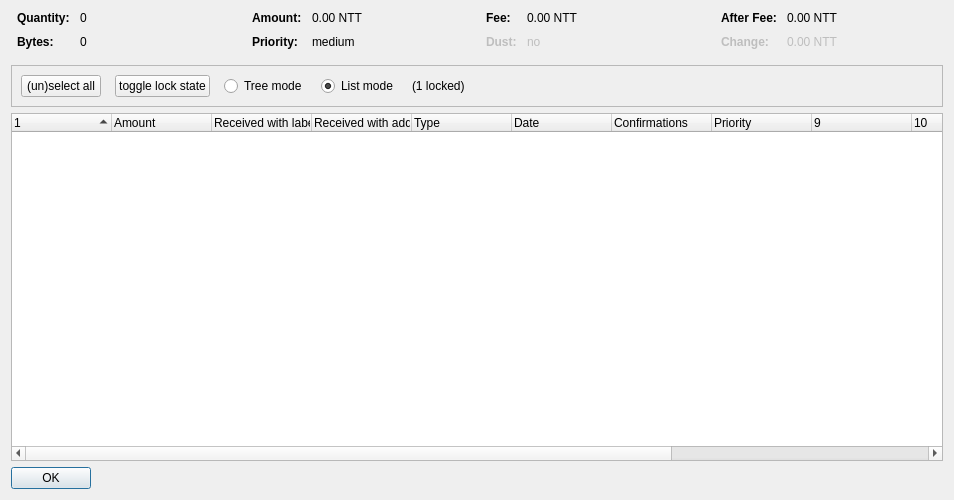
<?xml version="1.0" encoding="UTF-8"?>
<ui version="4.0">
 <class>CoinControlDialog</class>
 <widget class="QDialog" name="CoinControlDialog">
  <property name="geometry">
   <rect>
    <x>0</x>
    <y>0</y>
    <width>954</width>
    <height>500</height>
   </rect>
  </property>
  <property name="windowTitle">
   <string>Coin Selection</string>
  </property>
  <layout class="QVBoxLayout" name="verticalLayout">
   <item>
    <layout class="QHBoxLayout" name="horizontalLayoutTop" stretch="0,0,0,0">
     <property name="topMargin">
      <number>0</number>
     </property>
     <property name="bottomMargin">
      <number>10</number>
     </property>
     <item>
      <layout class="QFormLayout" name="formLayoutCoinControl1">
       <property name="horizontalSpacing">
        <number>10</number>
       </property>
       <property name="verticalSpacing">
        <number>10</number>
       </property>
       <property name="leftMargin">
        <number>6</number>
       </property>
       <property name="rightMargin">
        <number>6</number>
       </property>
       <item row="0" column="0">
        <widget class="QLabel" name="labelCoinControlQuantityText">
         <property name="font">
          <font>
           <weight>75</weight>
           <bold>true</bold>
          </font>
         </property>
         <property name="text">
          <string>Quantity:</string>
         </property>
        </widget>
       </item>
       <item row="0" column="1">
        <widget class="QLabel" name="labelCoinControlQuantity">
         <property name="cursor">
          <cursorShape>IBeamCursor</cursorShape>
         </property>
         <property name="contextMenuPolicy">
          <enum>Qt::ActionsContextMenu</enum>
         </property>
         <property name="text">
          <string notr="true">0</string>
         </property>
         <property name="textInteractionFlags">
          <set>Qt::LinksAccessibleByMouse|Qt::TextSelectableByKeyboard|Qt::TextSelectableByMouse</set>
         </property>
        </widget>
       </item>
       <item row="1" column="0">
        <widget class="QLabel" name="labelCoinControlBytesText">
         <property name="font">
          <font>
           <weight>75</weight>
           <bold>true</bold>
          </font>
         </property>
         <property name="text">
          <string>Bytes:</string>
         </property>
        </widget>
       </item>
       <item row="1" column="1">
        <widget class="QLabel" name="labelCoinControlBytes">
         <property name="cursor">
          <cursorShape>IBeamCursor</cursorShape>
         </property>
         <property name="contextMenuPolicy">
          <enum>Qt::ActionsContextMenu</enum>
         </property>
         <property name="text">
          <string notr="true">0</string>
         </property>
         <property name="textInteractionFlags">
          <set>Qt::LinksAccessibleByMouse|Qt::TextSelectableByKeyboard|Qt::TextSelectableByMouse</set>
         </property>
        </widget>
       </item>
      </layout>
     </item>
     <item>
      <layout class="QFormLayout" name="formLayoutCoinControl2">
       <property name="horizontalSpacing">
        <number>10</number>
       </property>
       <property name="verticalSpacing">
        <number>10</number>
       </property>
       <property name="leftMargin">
        <number>6</number>
       </property>
       <property name="rightMargin">
        <number>6</number>
       </property>
       <item row="0" column="0">
        <widget class="QLabel" name="labelCoinControlAmountText">
         <property name="font">
          <font>
           <weight>75</weight>
           <bold>true</bold>
          </font>
         </property>
         <property name="text">
          <string>Amount:</string>
         </property>
        </widget>
       </item>
       <item row="0" column="1">
        <widget class="QLabel" name="labelCoinControlAmount">
         <property name="cursor">
          <cursorShape>IBeamCursor</cursorShape>
         </property>
         <property name="contextMenuPolicy">
          <enum>Qt::ActionsContextMenu</enum>
         </property>
         <property name="text">
          <string notr="true">0.00 NTT</string>
         </property>
         <property name="textInteractionFlags">
          <set>Qt::LinksAccessibleByMouse|Qt::TextSelectableByKeyboard|Qt::TextSelectableByMouse</set>
         </property>
        </widget>
       </item>
       <item row="1" column="0">
        <widget class="QLabel" name="labelCoinControlPriorityText">
         <property name="font">
          <font>
           <weight>75</weight>
           <bold>true</bold>
          </font>
         </property>
         <property name="text">
          <string>Priority:</string>
         </property>
        </widget>
       </item>
       <item row="1" column="1">
        <widget class="QLabel" name="labelCoinControlPriority">
         <property name="cursor">
          <cursorShape>IBeamCursor</cursorShape>
         </property>
         <property name="contextMenuPolicy">
          <enum>Qt::ActionsContextMenu</enum>
         </property>
         <property name="text">
          <string>medium</string>
         </property>
         <property name="textInteractionFlags">
          <set>Qt::LinksAccessibleByMouse|Qt::TextSelectableByKeyboard|Qt::TextSelectableByMouse</set>
         </property>
        </widget>
       </item>
      </layout>
     </item>
     <item>
      <layout class="QFormLayout" name="formLayoutCoinControl3">
       <property name="horizontalSpacing">
        <number>10</number>
       </property>
       <property name="verticalSpacing">
        <number>10</number>
       </property>
       <property name="leftMargin">
        <number>6</number>
       </property>
       <property name="rightMargin">
        <number>6</number>
       </property>
       <item row="0" column="0">
        <widget class="QLabel" name="labelCoinControlFeeText">
         <property name="font">
          <font>
           <weight>75</weight>
           <bold>true</bold>
          </font>
         </property>
         <property name="text">
          <string>Fee:</string>
         </property>
        </widget>
       </item>
       <item row="0" column="1">
        <widget class="QLabel" name="labelCoinControlFee">
         <property name="cursor">
          <cursorShape>IBeamCursor</cursorShape>
         </property>
         <property name="contextMenuPolicy">
          <enum>Qt::ActionsContextMenu</enum>
         </property>
         <property name="text">
          <string notr="true">0.00 NTT</string>
         </property>
         <property name="textInteractionFlags">
          <set>Qt::LinksAccessibleByMouse|Qt::TextSelectableByKeyboard|Qt::TextSelectableByMouse</set>
         </property>
        </widget>
       </item>
       <item row="1" column="0">
        <widget class="QLabel" name="labelCoinControlLowOutputText">
         <property name="enabled">
          <bool>false</bool>
         </property>
         <property name="font">
          <font>
           <weight>75</weight>
           <bold>true</bold>
          </font>
         </property>
         <property name="text">
          <string>Dust:</string>
         </property>
        </widget>
       </item>
       <item row="1" column="1">
        <widget class="QLabel" name="labelCoinControlLowOutput">
         <property name="enabled">
          <bool>false</bool>
         </property>
         <property name="cursor">
          <cursorShape>IBeamCursor</cursorShape>
         </property>
         <property name="contextMenuPolicy">
          <enum>Qt::ActionsContextMenu</enum>
         </property>
         <property name="text">
          <string>no</string>
         </property>
         <property name="textInteractionFlags">
          <set>Qt::LinksAccessibleByMouse|Qt::TextSelectableByKeyboard|Qt::TextSelectableByMouse</set>
         </property>
        </widget>
       </item>
      </layout>
     </item>
     <item>
      <layout class="QFormLayout" name="formLayoutCoinControl4">
       <property name="horizontalSpacing">
        <number>10</number>
       </property>
       <property name="verticalSpacing">
        <number>10</number>
       </property>
       <property name="leftMargin">
        <number>6</number>
       </property>
       <property name="rightMargin">
        <number>6</number>
       </property>
       <item row="0" column="0">
        <widget class="QLabel" name="labelCoinControlAfterFeeText">
         <property name="font">
          <font>
           <weight>75</weight>
           <bold>true</bold>
          </font>
         </property>
         <property name="text">
          <string>After Fee:</string>
         </property>
        </widget>
       </item>
       <item row="0" column="1">
        <widget class="QLabel" name="labelCoinControlAfterFee">
         <property name="cursor">
          <cursorShape>IBeamCursor</cursorShape>
         </property>
         <property name="contextMenuPolicy">
          <enum>Qt::ActionsContextMenu</enum>
         </property>
         <property name="text">
          <string notr="true">0.00 NTT</string>
         </property>
         <property name="textInteractionFlags">
          <set>Qt::LinksAccessibleByMouse|Qt::TextSelectableByKeyboard|Qt::TextSelectableByMouse</set>
         </property>
        </widget>
       </item>
       <item row="1" column="0">
        <widget class="QLabel" name="labelCoinControlChangeText">
         <property name="enabled">
          <bool>false</bool>
         </property>
         <property name="font">
          <font>
           <weight>75</weight>
           <bold>true</bold>
          </font>
         </property>
         <property name="text">
          <string>Change:</string>
         </property>
        </widget>
       </item>
       <item row="1" column="1">
        <widget class="QLabel" name="labelCoinControlChange">
         <property name="enabled">
          <bool>false</bool>
         </property>
         <property name="cursor">
          <cursorShape>IBeamCursor</cursorShape>
         </property>
         <property name="contextMenuPolicy">
          <enum>Qt::ActionsContextMenu</enum>
         </property>
         <property name="text">
          <string notr="true">0.00 NTT</string>
         </property>
         <property name="textInteractionFlags">
          <set>Qt::LinksAccessibleByMouse|Qt::TextSelectableByKeyboard|Qt::TextSelectableByMouse</set>
         </property>
        </widget>
       </item>
      </layout>
     </item>
    </layout>
   </item>
   <item>
    <widget class="QFrame" name="frame">
     <property name="minimumSize">
      <size>
       <width>0</width>
       <height>40</height>
      </size>
     </property>
     <property name="frameShape">
      <enum>QFrame::StyledPanel</enum>
     </property>
     <property name="frameShadow">
      <enum>QFrame::Sunken</enum>
     </property>
     <layout class="QHBoxLayout" name="horizontalLayout">
      <item>
       <layout class="QHBoxLayout" name="horizontalLayoutPanel" stretch="0,0,0,0,0,0">
        <property name="spacing">
         <number>14</number>
        </property>
        <item>
         <widget class="QPushButton" name="pushButtonSelectAll">
          <property name="sizePolicy">
           <sizepolicy hsizetype="Maximum" vsizetype="Fixed">
            <horstretch>0</horstretch>
            <verstretch>0</verstretch>
           </sizepolicy>
          </property>
          <property name="text">
           <string>(un)select all</string>
          </property>
          <property name="autoDefault">
           <bool>false</bool>
          </property>
         </widget>
        </item>
        <item>
         <widget class="QPushButton" name="pushButtonToggleLock">
          <property name="sizePolicy">
           <sizepolicy hsizetype="Maximum" vsizetype="Fixed">
            <horstretch>0</horstretch>
            <verstretch>0</verstretch>
           </sizepolicy>
          </property>
          <property name="text">
           <string>toggle lock state</string>
          </property>
          <property name="autoDefault">
           <bool>false</bool>
          </property>
         </widget>
        </item>
        <item>
         <widget class="QRadioButton" name="radioTreeMode">
          <property name="sizePolicy">
           <sizepolicy hsizetype="Maximum" vsizetype="Fixed">
            <horstretch>0</horstretch>
            <verstretch>0</verstretch>
           </sizepolicy>
          </property>
          <property name="text">
           <string>Tree mode</string>
          </property>
         </widget>
        </item>
        <item>
         <widget class="QRadioButton" name="radioListMode">
          <property name="sizePolicy">
           <sizepolicy hsizetype="Maximum" vsizetype="Fixed">
            <horstretch>0</horstretch>
            <verstretch>0</verstretch>
           </sizepolicy>
          </property>
          <property name="text">
           <string>List mode</string>
          </property>
          <property name="checked">
           <bool>true</bool>
          </property>
         </widget>
        </item>
        <item>
         <widget class="QLabel" name="labelLocked">
          <property name="text">
           <string>(1 locked)</string>
          </property>
         </widget>
        </item>
        <item>
         <spacer name="horizontalSpacer">
          <property name="orientation">
           <enum>Qt::Horizontal</enum>
          </property>
          <property name="sizeHint" stdset="0">
           <size>
            <width>40</width>
            <height>20</height>
           </size>
          </property>
         </spacer>
        </item>
       </layout>
      </item>
     </layout>
    </widget>
   </item>
   <item>
    <widget class="CoinControlTreeWidget" name="treeWidget">
     <property name="contextMenuPolicy">
      <enum>Qt::CustomContextMenu</enum>
     </property>
     <property name="sortingEnabled">
      <bool>false</bool>
     </property>
     <property name="columnCount">
      <number>13</number>
     </property>
     <attribute name="headerShowSortIndicator" stdset="0">
      <bool>true</bool>
     </attribute>
     <attribute name="headerStretchLastSection">
      <bool>false</bool>
     </attribute>
     <column>
      <property name="text">
       <string/>
      </property>
     </column>
     <column>
      <property name="text">
       <string>Amount</string>
      </property>
     </column>
     <column>
      <property name="text">
       <string>Received with label</string>
      </property>
     </column>
     <column>
      <property name="text">
       <string>Received with address</string>
      </property>
     </column>
     <column>
      <property name="text">
	<string>Type</string>
      </property>
     </column>
     <column>
      <property name="text">	 
       <string>Date</string>
      </property>
     </column>
     <column>
      <property name="text">
       <string>Confirmations</string>
      </property>
      <property name="toolTip">
       <string>Confirmed</string>
      </property>
     </column>
     <column>
      <property name="text">
       <string>Priority</string>
      </property>
     </column>
     <column>
      <property name="text">
       <string/>
      </property>
     </column>
     <column>
      <property name="text">
       <string/>
      </property>
     </column>
     <column>
      <property name="text">
       <string/>
      </property>
     </column>
     <column>
      <property name="text">
       <string/>
      </property>
     </column>
     <column>
      <property name="text">
       <string/>
      </property>
     </column>
    </widget>
   </item>
   <item>
    <widget class="QDialogButtonBox" name="buttonBox">
     <property name="sizePolicy">
      <sizepolicy hsizetype="Maximum" vsizetype="Fixed">
       <horstretch>0</horstretch>
       <verstretch>0</verstretch>
      </sizepolicy>
     </property>
     <property name="orientation">
      <enum>Qt::Horizontal</enum>
     </property>
     <property name="standardButtons">
      <set>QDialogButtonBox::Ok</set>
     </property>
    </widget>
   </item>
  </layout>
 </widget>
 <customwidgets>
  <customwidget>
   <class>CoinControlTreeWidget</class>
   <extends>QTreeWidget</extends>
   <header>coincontroltreewidget.h</header>
  </customwidget>
 </customwidgets>
 <resources/>
 <connections/>
</ui>
